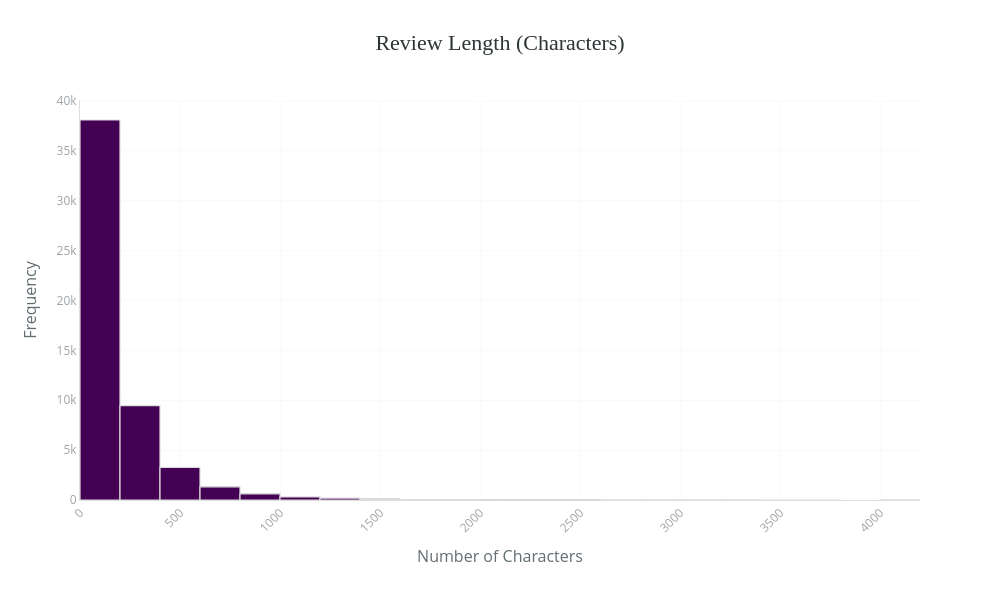

This figure's notebook cell:
### Code cell
dataset['review_char_len'] = dataset['text'].astype(str).str.len()

histogram_chart(
    data=dataset,
    column='review_char_len',
    title='Review Length (Characters)',
    x_label='Number of Characters'
)

### Figure 1 — Plotly figure (JSON) as saved in the notebook; plotly's stock layout.template omitted (floating-point values rounded to 4 significant figures; data arrays with more than 128 entries replaced by an {"elided": "..."} marker saying what was removed)
{"data": [{"bingroup": "x", "hovertemplate": "review_char_len=%{x}<br>count=%{y}<extra></extra>", "legendgroup": "", "marker": {"color": "#440154", "line": {"color": "#DDD", "width": 1.2}, "pattern": {"shape": ""}}, "name": "", "nbinsx": 30, "orientation": "v", "showlegend": false, "type": "histogram", "x": {"elided": "53565 int values"}, "xaxis": "x", "yaxis": "y"}], "layout": {"barmode": "relative", "height": 600, "legend": {"tracegroupgap": 0}, "margin": {"b": 100, "l": 80, "r": 80, "t": 100}, "paper_bgcolor": "white", "plot_bgcolor": "white", "title": {"font": {"color": "#2D3436", "family": "Arial Black", "size": 22}, "text": "Review Length (Characters)", "x": 0.5, "xanchor": "center"}, "width": 1000, "xaxis": {"anchor": "y", "domain": [0, 1], "gridcolor": "#F8F9FA", "linecolor": "#DDD", "showgrid": true, "tickangle": -45, "tickfont": {"color": "#A0A4A8", "size": 12}, "title": {"font": {"color": "#636E72", "size": 16}, "text": "Number of Characters"}}, "yaxis": {"anchor": "x", "domain": [0, 1], "gridcolor": "#F8F9FA", "linecolor": "#DDD", "showgrid": true, "tickfont": {"color": "#A0A4A8", "size": 12}, "title": {"font": {"color": "#636E72", "size": 16}, "text": "Frequency"}}}}
